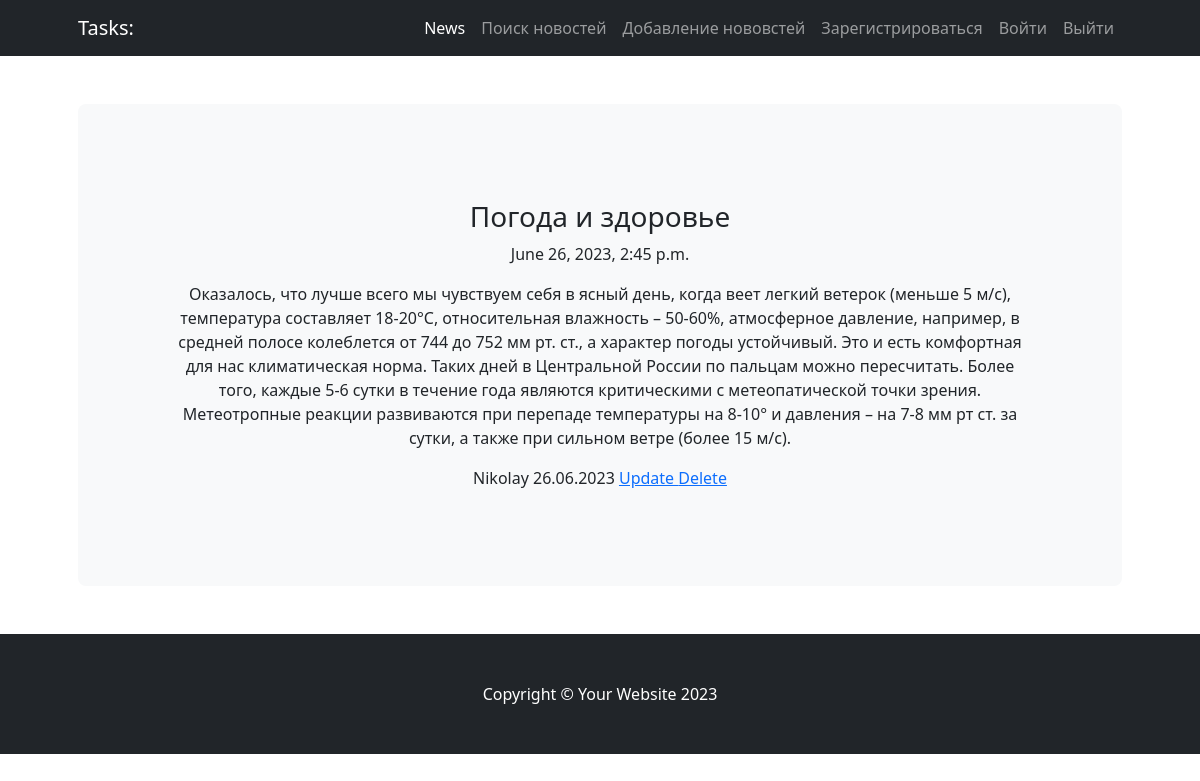
Screenshot of /news/2/ with the database file from the repository.
### news/models.py (models this page shows, shortened)
class Post(models.Model):
    NEWS = 'NW'
    ARTICLE = 'AR'
    TYPE_CHOICES = (
        (NEWS, 'Новость'),
        (ARTICLE, 'Статья')
    )
    type = models.CharField(max_length = 2, choices = TYPE_CHOICES, default = ARTICLE)
    timePost = models.DateTimeField(auto_now_add=True)
    title = models.CharField(max_length = 255)
    textPost = models.TextField()
    ratingPost = models.IntegerField(default=0)
    author = models.ForeignKey(Author, on_delete=models.CASCADE)
    category = models.ManyToManyField(Category, through='PostCategory')

class Author(models.Model):
    ratingAuthor = models.IntegerField(default = 0)
    authorUser = models.OneToOneField(User, on_delete=models.CASCADE)
    def __str__(self):
        return f'{self.authorUser}'

### news/views.py (the view)
# urls.py: path('<int:pk>/', PostList.as_view(), name='post'),
class PostList(DetailView):
    model = Post
    template_name = 'post.html'
    context_object_name = 'post'

### news/templatetags/custom_filters.py (called while the page is built)
@register.filter (name = 'censor')
def censor(value):
    censor_text = value
    for word in bad_word:
        if word in value:
            censor_text = value.replace(word, '***')
        return censor_text

### templates/post.html (shortened to what this page needs)
{% extends 'flatpages/default.html' %}
{% load custom_filters %}
{% block content %}
<h3>{{ post.title|censor }}</h3>
<p>{{ post.timePost }}</p>
<p>{{ post.textPost|censor }}</p>
<p> {{ post.author }} {{ post.timePost|date:'d.m.Y' }} <a href="{% url 'news:post_edit' post.id %}">Update </a><a href="{% url 'news:post_delete' post.id %}"> Delete</a></p>
{% endblock content %}

### rows the page displays
Post: title|censor "Погода и здоровье", timePost "June 26, 2023, 2:45 p.m.", textPost|censor "Оказалось, что лучше всего мы чувствуем себя в ясный день, когда веет легкий ветерок (меньше 5 м/с), температура составляет 18-20°С, относительная влажность – 50-60%, атмосферное давление, например, в средней полосе колеблется от 744 до 752 мм рт. ст., а характер погоды устойчивый. Это и есть комфортная для нас климатическая норма. Таких дней в Центральной России по пальцам можно пересчитать. Более того, каждые 5-6 сутки в течение года являются критическими с метеопатической точки зрения. Метеотропные реакции развиваются при перепаде температуры на 8-10° и давления – на 7-8 мм рт ст. за сутки, а также при сильном ветре (более 15 м/с).", author "Nikolay", timePost "26.06.2023"
